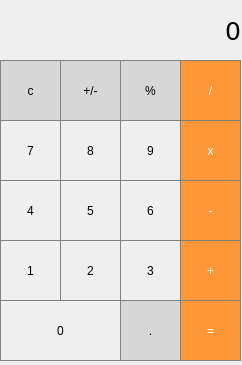
<?xml version="1.0" encoding="UTF-8"?>
<ui version="4.0">
 <class>MainWindow</class>
 <widget class="QMainWindow" name="MainWindow">
  <property name="geometry">
   <rect>
    <x>0</x>
    <y>0</y>
    <width>242</width>
    <height>365</height>
   </rect>
  </property>
  <property name="windowTitle">
   <string>MainWindow</string>
  </property>
  <widget class="QWidget" name="centralWidget">
   <widget class="QLabel" name="result">
    <property name="geometry">
     <rect>
      <x>0</x>
      <y>0</y>
      <width>241</width>
      <height>61</height>
     </rect>
    </property>
    <property name="font">
     <font>
      <family>DejaVu Sans</family>
      <pointsize>19</pointsize>
     </font>
    </property>
    <property name="styleSheet">
     <string notr="true"> /* (Label at top) Label Stylesheet */ QLabel { qproperty-alignment: 'AlignVCenter | AlignRight'; border: 1px solid gray; } background-color : white; </string>
    </property>
    <property name="text">
     <string>0</string>
    </property>
    <property name="alignment">
     <set>Qt::AlignRight|Qt::AlignTrailing|Qt::AlignVCenter</set>
    </property>
   </widget>
   <widget class="QPushButton" name="buttonClear">
    <property name="geometry">
     <rect>
      <x>0</x>
      <y>60</y>
      <width>61</width>
      <height>61</height>
     </rect>
    </property>
    <property name="styleSheet">
     <string notr="true"> QPushButton { background-color: rgb(215, 215, 215); border: 1px solid gray; } QPushButton:pressed { background-color: qlineargradient(x1: 0, y1: 0, x2: 0, y2: 1, stop: 0 #BEBEBE, stop: 1 #D7D7D7); }</string>
    </property>
    <property name="text">
     <string>c</string>
    </property>
   </widget>
   <widget class="QPushButton" name="buttonSign">
    <property name="geometry">
     <rect>
      <x>60</x>
      <y>60</y>
      <width>61</width>
      <height>61</height>
     </rect>
    </property>
    <property name="styleSheet">
     <string notr="true"> QPushButton { background-color: rgb(215, 215, 215); border: 1px solid gray; } QPushButton:pressed { background-color: qlineargradient(x1: 0, y1: 0, x2: 0, y2: 1, stop: 0 #BEBEBE, stop: 1 #D7D7D7); }</string>
    </property>
    <property name="text">
     <string>+/-</string>
    </property>
   </widget>
   <widget class="QPushButton" name="buttonPercent">
    <property name="geometry">
     <rect>
      <x>120</x>
      <y>60</y>
      <width>61</width>
      <height>61</height>
     </rect>
    </property>
    <property name="styleSheet">
     <string notr="true"> QPushButton { background-color: rgb(215, 215, 215); border: 1px solid gray; } QPushButton:pressed { background-color: qlineargradient(x1: 0, y1: 0, x2: 0, y2: 1, stop: 0 #BEBEBE, stop: 1 #D7D7D7); }</string>
    </property>
    <property name="text">
     <string>%</string>
    </property>
   </widget>
   <widget class="QPushButton" name="buttonDivide">
    <property name="geometry">
     <rect>
      <x>180</x>
      <y>60</y>
      <width>61</width>
      <height>61</height>
     </rect>
    </property>
    <property name="styleSheet">
     <string notr="true"> /* (Orange buttons) Operations Buttons Stylesheet */ QPushButton { background-color: rgb(255, 151, 57); color: white; border: 1px solid gray; } QPushButton:pressed { background-color: qlineargradient(x1: 0, y1: 0, x2: 0, y2: 1, stop: 0 #FF7832, stop: 1 #FF9739); } </string>
    </property>
    <property name="text">
     <string>/</string>
    </property>
   </widget>
   <widget class="QPushButton" name="buttonMultiply">
    <property name="geometry">
     <rect>
      <x>180</x>
      <y>120</y>
      <width>61</width>
      <height>61</height>
     </rect>
    </property>
    <property name="styleSheet">
     <string notr="true"> /* (Orange buttons) Operations Buttons Stylesheet */ QPushButton { background-color: rgb(255, 151, 57); color: white; border: 1px solid gray; } QPushButton:pressed { background-color: qlineargradient(x1: 0, y1: 0, x2: 0, y2: 1, stop: 0 #FF7832, stop: 1 #FF9739); } </string>
    </property>
    <property name="text">
     <string>x</string>
    </property>
   </widget>
   <widget class="QPushButton" name="buttonNine">
    <property name="geometry">
     <rect>
      <x>120</x>
      <y>120</y>
      <width>61</width>
      <height>61</height>
     </rect>
    </property>
    <property name="styleSheet">
     <string notr="true"> QPushButton { border: 1px solid gray; } QPushButton:pressed { background-color: qlineargradient(x1: 0, y1: 0, x2: 0, y2: 1, stop: 0 #dadbde, stop: 1 #f6f7fa); } /* End Digits 0-9 Stylesheet */</string>
    </property>
    <property name="text">
     <string>9</string>
    </property>
   </widget>
   <widget class="QPushButton" name="buttonEight">
    <property name="geometry">
     <rect>
      <x>60</x>
      <y>120</y>
      <width>61</width>
      <height>61</height>
     </rect>
    </property>
    <property name="styleSheet">
     <string notr="true"> QPushButton { border: 1px solid gray; } QPushButton:pressed { background-color: qlineargradient(x1: 0, y1: 0, x2: 0, y2: 1, stop: 0 #dadbde, stop: 1 #f6f7fa); } /* End Digits 0-9 Stylesheet */</string>
    </property>
    <property name="text">
     <string>8</string>
    </property>
   </widget>
   <widget class="QPushButton" name="buttonSeven">
    <property name="geometry">
     <rect>
      <x>0</x>
      <y>120</y>
      <width>61</width>
      <height>61</height>
     </rect>
    </property>
    <property name="styleSheet">
     <string notr="true"> QPushButton { border: 1px solid gray; } QPushButton:pressed { background-color: qlineargradient(x1: 0, y1: 0, x2: 0, y2: 1, stop: 0 #dadbde, stop: 1 #f6f7fa); } /* End Digits 0-9 Stylesheet */</string>
    </property>
    <property name="text">
     <string>7</string>
    </property>
   </widget>
   <widget class="QPushButton" name="buttonMinus">
    <property name="geometry">
     <rect>
      <x>180</x>
      <y>180</y>
      <width>61</width>
      <height>61</height>
     </rect>
    </property>
    <property name="styleSheet">
     <string notr="true"> /* (Orange buttons) Operations Buttons Stylesheet */ QPushButton { background-color: rgb(255, 151, 57); color: white; border: 1px solid gray; } QPushButton:pressed { background-color: qlineargradient(x1: 0, y1: 0, x2: 0, y2: 1, stop: 0 #FF7832, stop: 1 #FF9739); } </string>
    </property>
    <property name="text">
     <string>-</string>
    </property>
   </widget>
   <widget class="QPushButton" name="buttonSix">
    <property name="geometry">
     <rect>
      <x>120</x>
      <y>180</y>
      <width>61</width>
      <height>61</height>
     </rect>
    </property>
    <property name="styleSheet">
     <string notr="true"> QPushButton { border: 1px solid gray; } QPushButton:pressed { background-color: qlineargradient(x1: 0, y1: 0, x2: 0, y2: 1, stop: 0 #dadbde, stop: 1 #f6f7fa); } /* End Digits 0-9 Stylesheet */</string>
    </property>
    <property name="text">
     <string>6</string>
    </property>
   </widget>
   <widget class="QPushButton" name="buttonFive">
    <property name="geometry">
     <rect>
      <x>60</x>
      <y>180</y>
      <width>61</width>
      <height>61</height>
     </rect>
    </property>
    <property name="styleSheet">
     <string notr="true"> QPushButton { border: 1px solid gray; } QPushButton:pressed { background-color: qlineargradient(x1: 0, y1: 0, x2: 0, y2: 1, stop: 0 #dadbde, stop: 1 #f6f7fa); } /* End Digits 0-9 Stylesheet */</string>
    </property>
    <property name="text">
     <string>5</string>
    </property>
   </widget>
   <widget class="QPushButton" name="buttonFour">
    <property name="geometry">
     <rect>
      <x>0</x>
      <y>180</y>
      <width>61</width>
      <height>61</height>
     </rect>
    </property>
    <property name="styleSheet">
     <string notr="true"> QPushButton { border: 1px solid gray; } QPushButton:pressed { background-color: qlineargradient(x1: 0, y1: 0, x2: 0, y2: 1, stop: 0 #dadbde, stop: 1 #f6f7fa); } /* End Digits 0-9 Stylesheet */</string>
    </property>
    <property name="text">
     <string>4</string>
    </property>
   </widget>
   <widget class="QPushButton" name="buttonAdd">
    <property name="geometry">
     <rect>
      <x>180</x>
      <y>240</y>
      <width>61</width>
      <height>61</height>
     </rect>
    </property>
    <property name="styleSheet">
     <string notr="true"> /* (Orange buttons) Operations Buttons Stylesheet */ QPushButton { background-color: rgb(255, 151, 57); color: white; border: 1px solid gray; } QPushButton:pressed { background-color: qlineargradient(x1: 0, y1: 0, x2: 0, y2: 1, stop: 0 #FF7832, stop: 1 #FF9739); } </string>
    </property>
    <property name="text">
     <string>+</string>
    </property>
   </widget>
   <widget class="QPushButton" name="buttonThree">
    <property name="geometry">
     <rect>
      <x>120</x>
      <y>240</y>
      <width>61</width>
      <height>61</height>
     </rect>
    </property>
    <property name="styleSheet">
     <string notr="true"> QPushButton { border: 1px solid gray; } QPushButton:pressed { background-color: qlineargradient(x1: 0, y1: 0, x2: 0, y2: 1, stop: 0 #dadbde, stop: 1 #f6f7fa); } /* End Digits 0-9 Stylesheet */</string>
    </property>
    <property name="text">
     <string>3</string>
    </property>
   </widget>
   <widget class="QPushButton" name="buttonTwo">
    <property name="geometry">
     <rect>
      <x>60</x>
      <y>240</y>
      <width>61</width>
      <height>61</height>
     </rect>
    </property>
    <property name="styleSheet">
     <string notr="true"> QPushButton { border: 1px solid gray; } QPushButton:pressed { background-color: qlineargradient(x1: 0, y1: 0, x2: 0, y2: 1, stop: 0 #dadbde, stop: 1 #f6f7fa); } /* End Digits 0-9 Stylesheet */</string>
    </property>
    <property name="text">
     <string>2</string>
    </property>
   </widget>
   <widget class="QPushButton" name="buttonOne">
    <property name="geometry">
     <rect>
      <x>0</x>
      <y>240</y>
      <width>61</width>
      <height>61</height>
     </rect>
    </property>
    <property name="styleSheet">
     <string notr="true"> QPushButton { border: 1px solid gray; } QPushButton:pressed { background-color: qlineargradient(x1: 0, y1: 0, x2: 0, y2: 1, stop: 0 #dadbde, stop: 1 #f6f7fa); } /* End Digits 0-9 Stylesheet */</string>
    </property>
    <property name="text">
     <string>1</string>
    </property>
   </widget>
   <widget class="QPushButton" name="buttonEqual">
    <property name="geometry">
     <rect>
      <x>180</x>
      <y>300</y>
      <width>61</width>
      <height>61</height>
     </rect>
    </property>
    <property name="styleSheet">
     <string notr="true"> /* (Orange buttons) Operations Buttons Stylesheet */ QPushButton { background-color: rgb(255, 151, 57); color: white; border: 1px solid gray; } QPushButton:pressed { background-color: qlineargradient(x1: 0, y1: 0, x2: 0, y2: 1, stop: 0 #FF7832, stop: 1 #FF9739); } </string>
    </property>
    <property name="text">
     <string>=</string>
    </property>
   </widget>
   <widget class="QPushButton" name="buttonZero">
    <property name="geometry">
     <rect>
      <x>0</x>
      <y>300</y>
      <width>121</width>
      <height>61</height>
     </rect>
    </property>
    <property name="styleSheet">
     <string notr="true"> QPushButton { border: 1px solid gray; } QPushButton:pressed { background-color: qlineargradient(x1: 0, y1: 0, x2: 0, y2: 1, stop: 0 #dadbde, stop: 1 #f6f7fa); } /* End Digits 0-9 Stylesheet */</string>
    </property>
    <property name="text">
     <string>0</string>
    </property>
   </widget>
   <widget class="QPushButton" name="buttonDot">
    <property name="geometry">
     <rect>
      <x>120</x>
      <y>300</y>
      <width>61</width>
      <height>61</height>
     </rect>
    </property>
    <property name="styleSheet">
     <string notr="true"> QPushButton { background-color: rgb(215, 215, 215); border: 1px solid gray; } QPushButton:pressed { background-color: qlineargradient(x1: 0, y1: 0, x2: 0, y2: 1, stop: 0 #BEBEBE, stop: 1 #D7D7D7); }</string>
    </property>
    <property name="text">
     <string>.</string>
    </property>
   </widget>
  </widget>
 </widget>
 <layoutdefault spacing="6" margin="11"/>
 <resources/>
 <connections/>
</ui>
